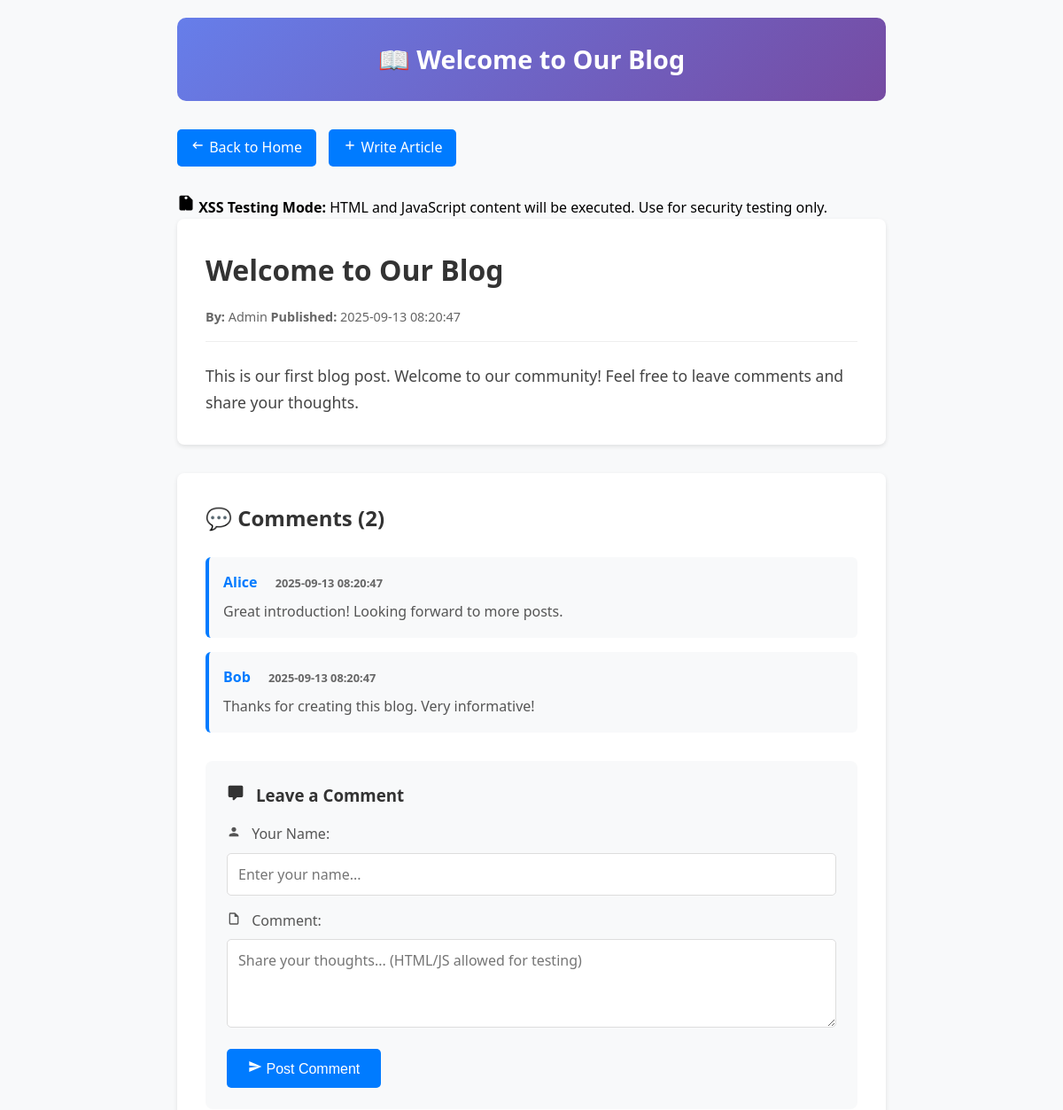
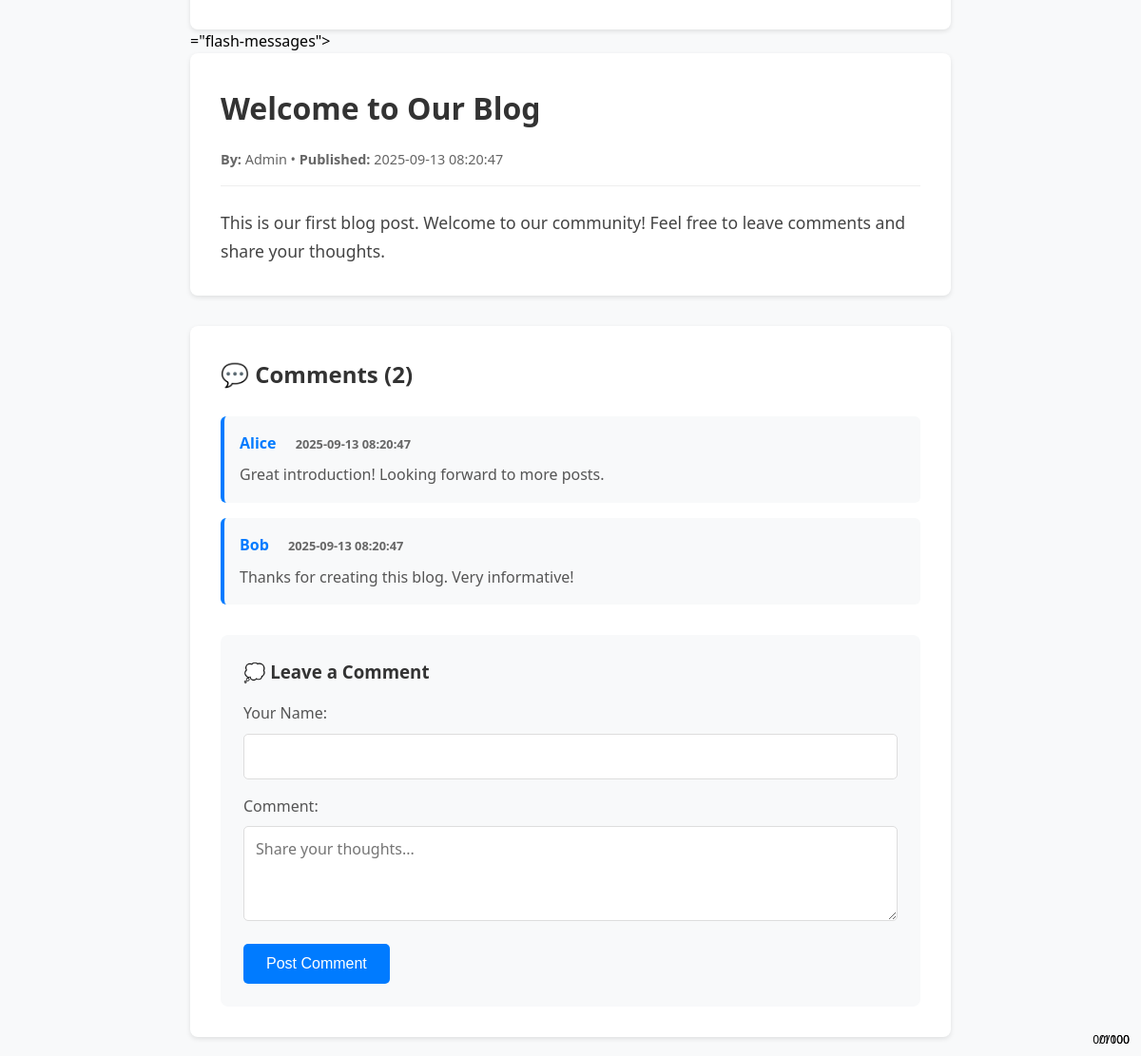
/post/1, run on an earlier commit of the app's database (2 pictures, top to bottom).
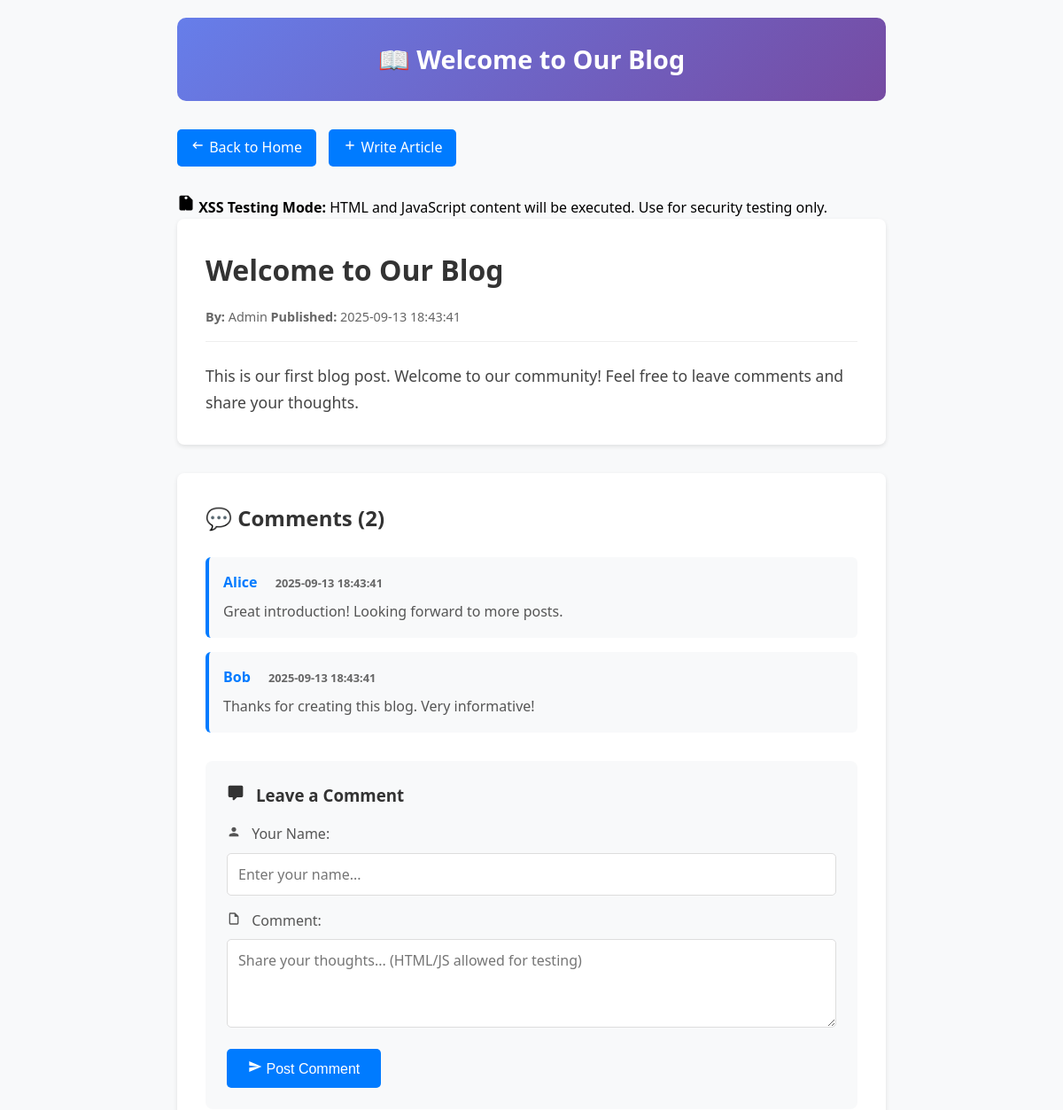
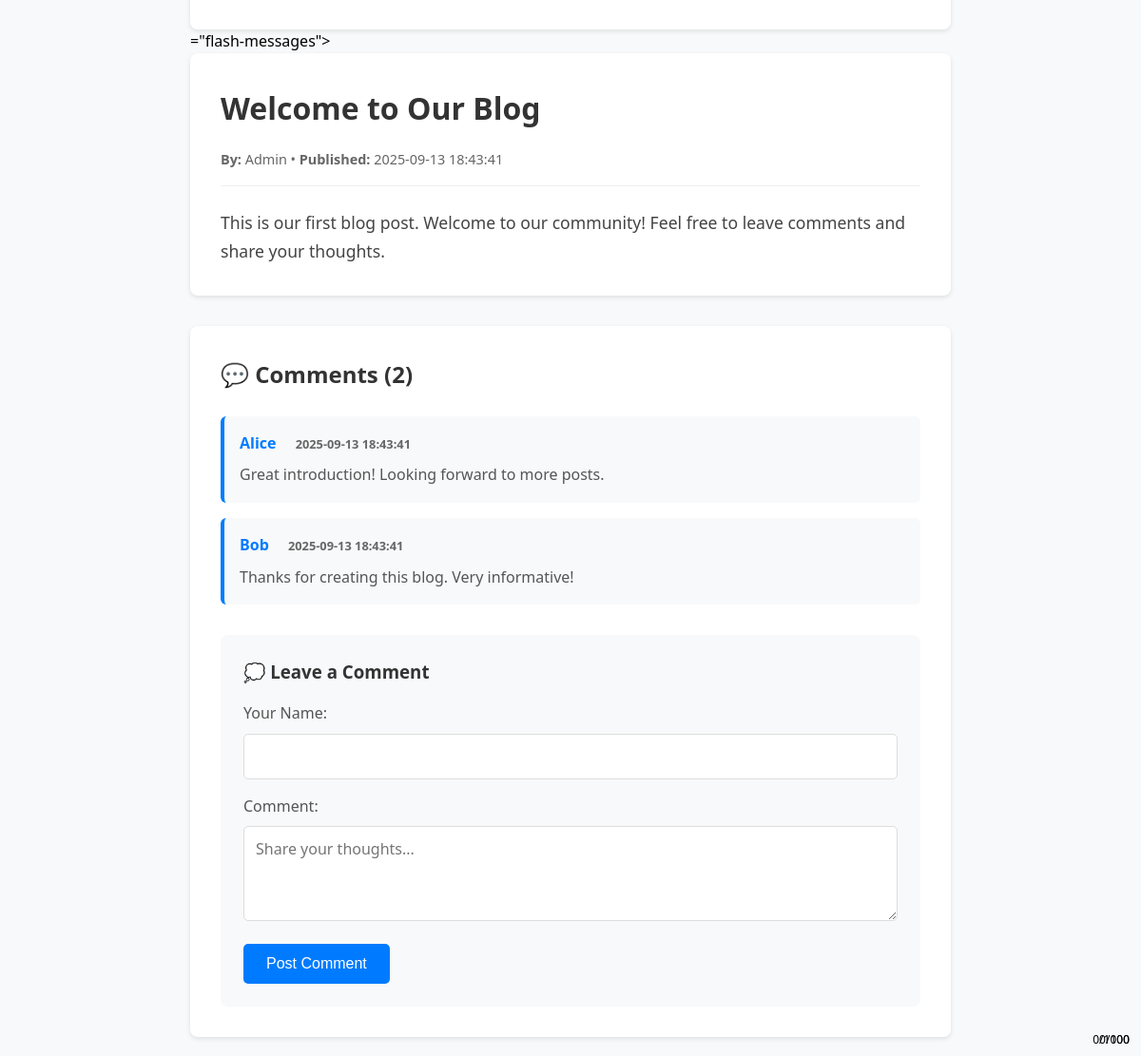
And on a later commit of the database (2 pictures, top to bottom).
### tables this page shows
CREATE TABLE articles (
            id INTEGER PRIMARY KEY AUTOINCREMENT,
            title TEXT NOT NULL,
            content TEXT NOT NULL,
            author TEXT NOT NULL,
            created_at TIMESTAMP DEFAULT CURRENT_TIMESTAMP
        );

CREATE TABLE comments (
            id INTEGER PRIMARY KEY AUTOINCREMENT,
            article_id INTEGER NOT NULL,
            author TEXT NOT NULL,
            content TEXT NOT NULL,
            created_at TIMESTAMP DEFAULT CURRENT_TIMESTAMP,
            FOREIGN KEY (article_id) REFERENCES articles (id)
        );

### app.py (the view)
@app.route('/post/<int:post_id>')
def post(post_id):
    ensure_db_exists()
    conn = get_db_connection()
    article = conn.execute('SELECT * FROM articles WHERE id = ?', (post_id,)).fetchone()
    if not article:
        flash('Article not found!', 'error')
        conn.close()
        return redirect(url_for('index'))
    comments = conn.execute('''
        SELECT * FROM comments
        WHERE article_id = ?
        ORDER BY created_at ASC
    ''', (post_id,)).fetchall()
    conn.close()
    return render_template('post.html', article=article, comments=comments)

### app.py (called while the page is built)
def get_db_connection():
    conn = sqlite3.connect('blog.db')
    conn.row_factory = sqlite3.Row
    return conn

def ensure_db_exists():
    if not os.path.exists('blog.db'):
        init_db()
        return
    try:
        conn = get_db_connection()
        conn.execute('SELECT id, title, content, author, created_at FROM articles LIMIT 1')
        conn.execute('SELECT id, article_id, author, content, created_at FROM comments LIMIT 1')
        conn.close()
    except sqlite3.OperationalError:
        init_db()

### templates/post.html (shortened to what the changed rows need)
<!DOCTYPE html>
<html lang="en">
<head>
</head>
<body>
    <div class="container">
        <div class="header">
            <h1>📖 {{ article.title|safe }}</h1>
        </div>
        <article class="article">
            <h1 class="article-title">{{ article.title|safe }}</h1>
            <div class="article-meta">
                <span><strong>By:</strong> {{ article.author|safe }}</span>
                <span><strong>Published:</strong> {{ article.created_at[:19] }}</span>
            </div>
            <div class="article-content">{{ article.content|safe }}</div>
        </article>
        <section class="comments-section">
            <h2 class="comments-title">
                💬 Comments ({{ comments|length }})
            </h2>
            {% if comments %}
                {% for comment in comments %}
                    <div class="comment">
                        <div class="comment-author">
                            {{ comment.author|safe }}
                            <span class="comment-date">{{ comment.created_at[:19] }}</span>
                        </div>
                        <div class="comment-content">{{ comment.content|safe }}</div>
                    </div>
                {% endfor %}
            {% else %}
                <div class="no-comments">
                    <p>💭 No comments yet. Be the first to comment!</p>
                </div>
            {% endif %}
        </section>
    </div>
    <article class="article">
        <h1 class="article-title">{{ article.title }}</h1>
        <div class="article-meta">
            <strong>By:</strong> {{ article.author }} •
            <strong>Published:</strong> {{ article.created_at[:19] }}
        </div>
        <div class="article-content">{{ article.content }}</div>
    </article>
    <section class="comments-section">
        <h2 class="comments-title">
            💬 Comments ({{ comments|length }})
        </h2>
        {% if comments %}
            {% for comment in comments %}
                <div class="comment">
                    <div class="comment-author">
                        {{ comment.author }}
                        <span class="comment-date">{{ comment.created_at[:19] }}</span>
                    </div>
                    <div class="comment-content">{{ comment.content }}</div>
                </div>
            {% endfor %}
        {% else %}
            <div class="no-comments">
                <p>No comments yet. Be the first to comment!</p>
            </div>
        {% endif %}
    </section>
</body>
</html>

What changed in the data, as far as the page shows it:
changed articles "Welcome to Our Blog": created_at "2025-09-13 08:20:47" → "2025-09-13 18:43:41"
changed comments "Alice": created_at "2025-09-13 08:20:47" → "2025-09-13 18:43:41"
changed comments "Bob": created_at "2025-09-13 08:20:47" → "2025-09-13 18:43:41"
